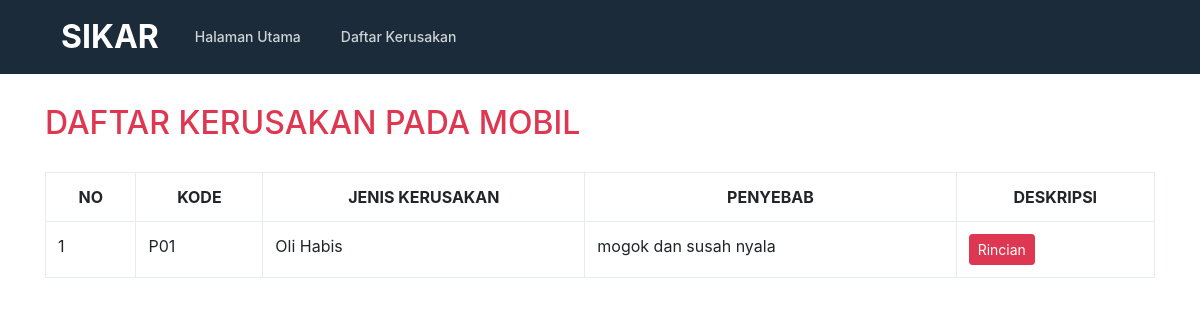
The page /daftar.php on the database as committed earlier.
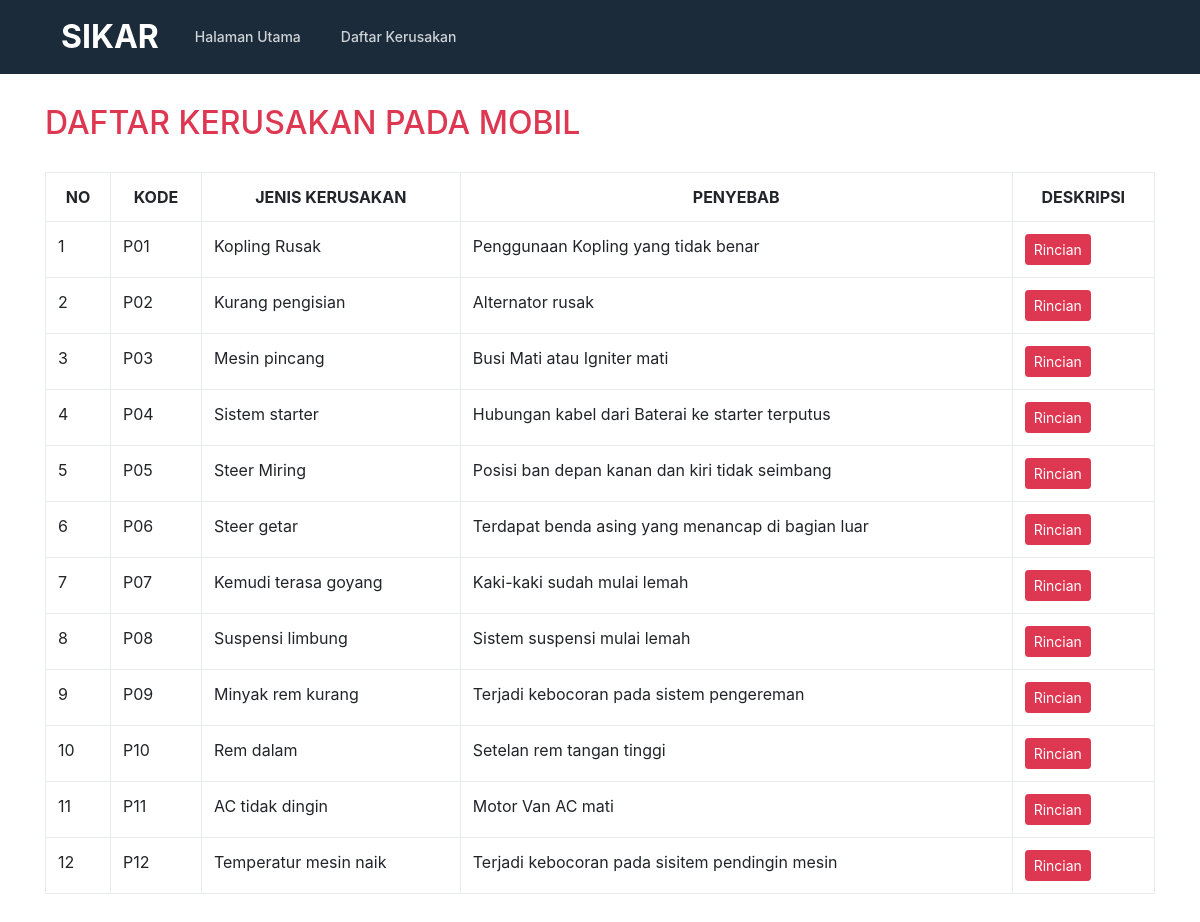
The same page on the database as committed later.
### tables this page shows
CREATE TABLE `penyakit` (
  `kode` varchar(50) NOT NULL,
  `nama_penyakit` varchar(50) NOT NULL,
  `penyebab` varchar(50) NOT NULL,
  `bobot` varchar(70) NOT NULL
);

### daftar.php (the view, shortened to what this page needs)
<!doctype html>
<html lang="en">
  <head>
    <link href="css/bootstrap.min.css" rel="stylesheet">
    <link href="css/style.css" rel="stylesheet">
  </head>
  <body>
    <?php include "header.php"; ?>
    <section>
      <div class="container">
        <div class="row">
          <div class="col-lg-12">
            <h2 class="title">DAFTAR KERUSAKAN PADA MOBIL</h2>
            <table class="table table-bordered table-hover">
		          <tr>
                <th><center>NO</center></th>
                <th><center>KODE </center></th>
                <th><center>JENIS KERUSAKAN</center></th>
                <th><center>PENYEBAB</center></th>
                <th><center>DESKRIPSI</center></th>
		          </tr>
              <?php
                  include "conn.php";
                    $query = mysqli_query($koneksi,"SELECT * FROM penyakit ORDER BY kode ASC");
                    $no=0;
                while ($data=mysqli_fetch_array($query)) {
                        $no++;
              ?>
		          <tr>
                <td><?php echo $no; ?></td>
                <td><?php echo $data['kode']; ?></td>
                <td><?php echo $data['nama_penyakit']; ?></td>
                <td><?php echo $data['penyebab']; ?></td>
                <td><a href="deskripsi.php?id=<?php echo $data['kode']; ?>" class="btn btn-sm btn-primary-sikar">Rincian</a></td>
              </tr>
            <?php } ?>
            </table>
          </div>
        </div>
      </div>
    </section>
  </body>
</html>

### header.php (shortened to what this page needs)
<header class="masthead">
  <div class="container">
    <nav class="navbar navbar-expand-md navbar-light rounded">
      <a class="navbar-brand" href="#">SIKAR</a>
      <div class="collapse navbar-collapse" id="navbarCollapse">
        <ul class="navbar-nav text-md-center">
          <li class="nav-item active">
            <a class="nav-link" href="index.php">Halaman Utama</a>
          </li>
          <li class="nav-item">
            <a class="nav-link" href="daftar.php">Daftar Kerusakan</a>
          </li>
        </ul>
      </div>
    </nav>
  </div>
</header>

### css/style.css (style rules this page uses)
.container { position: relative; overflow: hidden; }
.masthead { background:#1c2b39; }
.title { color:#dd3751; margin-bottom:30px; }
.navbar-light .navbar-brand,.navbar-light .navbar-brand:hover { color: white; font-weight:700; font-size: 2rem; }
.navbar-light .navbar-nav .active>.nav-link, .navbar-light .navbar-nav .nav-link.active, .navbar-light .navbar-nav .nav-link.show, .navbar-light .navbar-nav .show>.nav-link { color:#cdd3d8; }
.masthead .navbar-light .navbar-nav > li > a { font-size: 14px; line-height: 22px; display: block; color: #cdd3d8; padding: 14px 0 17px 0; font-weight: 500; text-transform: capitalize; margin: 0 20px; border-top: 3px solid transparent; }
section { padding:30px 0; }
.btn-primary-sikar,.btn-primary-sikar:hover,.btn-primary-sikar.active,.btn-primary-sikar:visited { background:#dd3751; border-color:#dd3751; color:white; }

Rows that differ between the two databases and show on the page:
changed penyakit "P01": nama_penyakit "Oli Habis" → "Kopling Rusak"; penyebab "mogok dan susah nyala" → "Penggunaan Kopling yang tidak benar"
added penyakit: kode "P02", nama_penyakit "Kurang pengisian", penyebab "Alternator rusak"
added penyakit: kode "P03", nama_penyakit "Mesin pincang", penyebab "Busi Mati atau Igniter mati"
added penyakit: kode "P04", nama_penyakit "Sistem starter", penyebab "Hubungan kabel dari Baterai ke starter terputus"
added penyakit: kode "P05", nama_penyakit "Steer Miring", penyebab "Posisi ban depan kanan dan kiri tidak seimbang"
added penyakit: kode "P06", nama_penyakit "Steer getar", penyebab "Terdapat benda asing yang menancap di bagian luar"
added penyakit: kode "P07", nama_penyakit "Kemudi terasa goyang", penyebab "Kaki-kaki sudah mulai lemah"
added penyakit: kode "P08", nama_penyakit "Suspensi limbung", penyebab "Sistem suspensi mulai lemah"
added penyakit: kode "P09", nama_penyakit "Minyak rem kurang", penyebab "Terjadi kebocoran pada sistem pengereman"
added penyakit: kode "P10", nama_penyakit "Rem dalam", penyebab "Setelan rem tangan tinggi"
added penyakit: kode "P11", nama_penyakit "AC tidak dingin", penyebab "Motor Van AC mati"
added penyakit: kode "P12", nama_penyakit "Temperatur mesin naik", penyebab "Terjadi kebocoran pada sisitem pendingin mesin"
